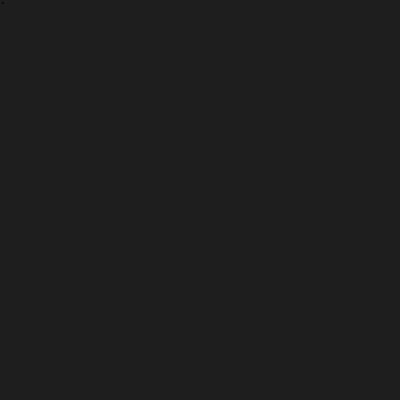
Frame 1 (no input)
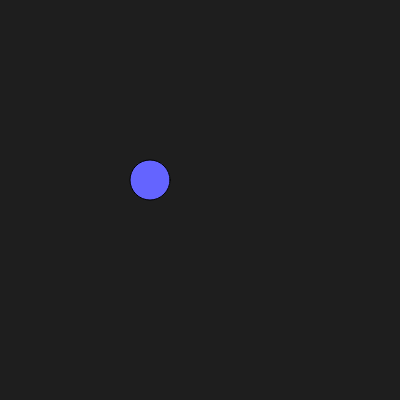
Frame 60 (no input)
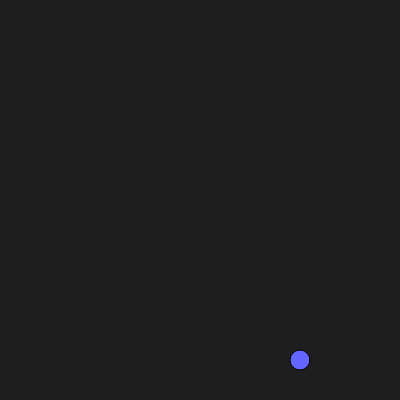
Frame 120 (the mouse pressed at the canvas centre since frame 60)

The p5.js sketch that drew these frames (run headless with seeded random() and noise() and a simulated clock; from frame 60 on, the mouse is pressed at the canvas centre):

// p5.js sketch
// ── sketch.js
let position;
let velocity;

function setup() {
  createCanvas(400, 400);
  position = createVector(0, 0);
  velocity = createVector(2.5, 3, 1);
}

function draw() {
  background(30);
  position.add(velocity);
  stroke(0);
  fill(100, 100, 255);

  if (position.x >= 400 || position.x <= 0) {
    velocity.x *= -1;
  }
  if (position.y >= 400 || position.y <= 0) {
    velocity.y *= -1;
  }
  if (position.z >= 50 || position.z <= 0){
    velocity.z *= -1;
  }
  circle(position.x, position.y, position.z);
}
